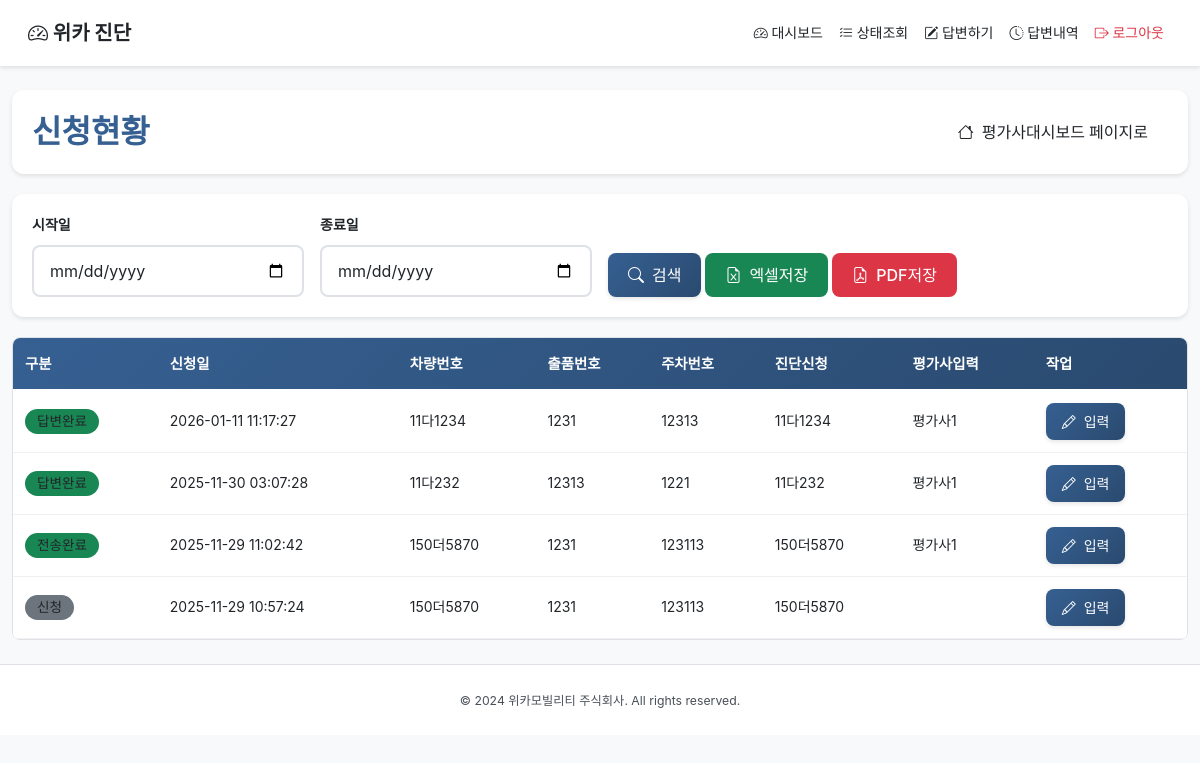
The app's page /evaluator/status (signed in) with its own data.
### tables this page shows
CREATE TABLE diagnosis_requests (
            id INTEGER PRIMARY KEY AUTOINCREMENT,
            applicant_id INTEGER NOT NULL,
            request_date TEXT NOT NULL DEFAULT (datetime('now', 'localtime')),
            vehicle_number TEXT,
            lot_number TEXT,
            parking_number TEXT,
            status TEXT NOT NULL DEFAULT '신청',
            evaluator_id INTEGER,
            evaluator_name TEXT,
            answer_date TEXT,
            confirmed_at TEXT,
            translated_summary TEXT,
            translated_at TEXT,
            sent_at TEXT,
            fee INTEGER DEFAULT 120000,
            FOREIGN KEY (applicant_id) REFERENCES users(id) ON DELETE CASCADE,
            FOREIGN KEY (evaluator_id) REFERENCES users(id) ON DELETE SET NULL
        );

### app.py (the view)
@app.route("/evaluator/status")
@login_required
@role_required("평가사")
def evaluator_status():
    clause, params = _filter_clause("dr.request_date")
    db = get_db()
    rows = db.execute(
        f"""
        SELECT dr.*, applicant.name AS applicant_name
        FROM diagnosis_requests dr
        JOIN users applicant ON applicant.id = dr.applicant_id
        WHERE 1=1 {clause}
        ORDER BY dr.request_date DESC
        """,
        params,
    ).fetchall()
    evaluators = db.execute(
        "SELECT * FROM users WHERE user_type = '평가사' AND approved = 1"
    ).fetchall()
    start_date = request.args.get("start_date", "")
    end_date = request.args.get("end_date", "")
    return render_template(
        "evaluator/status.html",
        requests=rows,
        evaluators=evaluators,
        start_date=start_date,
        end_date=end_date,
    )

### app.py (called while the page is built)
def get_db() -> sqlite3.Connection:
    if "db" not in g:
        conn = sqlite3.connect(DB_PATH)
        conn.row_factory = sqlite3.Row
        g.db = conn
    return g.db

def login_required(func):
    from functools import wraps
    @wraps(func)
    def wrapper(*args, **kwargs):
        if "user_id" not in session:
            return redirect(url_for("login"))
        return func(*args, **kwargs)
    return wrapper

def role_required(*roles):
    from functools import wraps
    def decorator(func):
        @wraps(func)
        def wrapper(*args, **kwargs):
            if "user_type" not in session or session["user_type"] not in roles:
                abort(403)
            return func(*args, **kwargs)
        return wrapper
    return decorator

def _filter_clause(date_field: str = "request_date") -> Tuple[str, List[Any]]:
    start_date = request.args.get("start_date")
    end_date = request.args.get("end_date")
    clauses = []
    params: List[Any] = []
    if start_date:
        clauses.append(f"date({date_field}) >= date(?)")
        params.append(start_date)
    if end_date:
        clauses.append(f"date({date_field}) <= date(?)")
        params.append(end_date)
    clause = ""
    if clauses:
        clause = " AND " + " AND ".join(clauses)
    return clause, params

### templates/evaluator/status.html (shortened to what this page needs)
{% extends "base.html" %}
{% block content %}
<div class="container-fluid py-4">
    <div class="page-header">
        <div class="d-flex justify-content-between align-items-center">
            <h2> 신청현황</h2>
            <a href="{{ url_for('evaluator_dashboard') }}" class="btn btn-outline-secondary">
                <i class="bi bi-house"></i> 평가사대시보드 페이지로
            </a>
        </div>
    </div>
    <div class="filter-section">
        <form method="GET" class="row g-3 align-items-end">
            <div class="col-md-3">
                <label class="form-label">시작일</label>
                <input type="date" class="form-control" name="start_date" value="{{ start_date }}">
            </div>
            <div class="col-md-3">
                <label class="form-label">종료일</label>
                <input type="date" class="form-control" name="end_date" value="{{ end_date }}">
            </div>
            <div class="col-md-6">
                <button type="submit" class="btn btn-primary">
                    <i class="bi bi-search"></i> 검색
                </button>
                <a href="{{ url_for('evaluator_response_export', fmt='xlsx', start_date=start_date, end_date=end_date) }}" class="btn btn-success">
                    <i class="bi bi-file-earmark-excel"></i> 엑셀저장
                </a>
                <a href="{{ url_for('evaluator_response_export', fmt='pdf', start_date=start_date, end_date=end_date) }}" class="btn btn-danger">
                    <i class="bi bi-file-earmark-pdf"></i> PDF저장
                </a>
            </div>
        </form>
    </div>
    <div class="table-wrapper">
        <table class="table table-hover">
            <thead class="table-fixed-header">
                <tr>
                    <th>구분</th>
                    <th>신청일</th>
                    <th>차량번호</th>
                    <th>출품번호</th>
                    <th>주차번호</th>
                    <th>진단신청</th>
                    <th>평가사입력</th>
                    <th>작업</th>
                </tr>
            </thead>
            <tbody>
                {% for req in requests %}
                <tr>
                    <td>
                        <span class="badge bg-{% if req.status == '신청' %}secondary{% elif req.status == '평가사배정' %}warning{% else %}success{% endif %}">
                            {{ req.status }}
                        </span>
                    </td>
                    <td>{{ req.request_date }}</td>
                    <td>{{ req.vehicle_number or '' }}</td>
                    <td>{{ req.lot_number or '' }}</td>
                    <td>{{ req.parking_number or '' }}</td>
                    <td class="text-summary">{{ req.vehicle_number or '' }}</td>
                    <td>{{ req.evaluator_name or '' }}</td>
                    <td>
                        <button class="btn btn-sm btn-primary input-btn" data-id="{{ req.id }}" data-evaluator="{{ req.evaluator_name or '' }}">
                            <i class="bi bi-pencil"></i> 입력
                        </button>
                    </td>
                </tr>
                {% endfor %}
            </tbody>
        </table>
    </div>
</div>
{% endblock %}

### static/css/style.css (style rules this page uses)
:root { --primary-color: #366092; --primary-dark: #2a4a6f; --primary-light: #4a7ab8; --secondary-color: #6c757d; --success-color: #28a745; --danger-color: #dc3545; --warning-color: #ffc107; --info-color: #17a2b8; --light-bg: #f8f9fa; --dark-bg: #1a1a1a; --border-color: #dee2e6; --text-primary: #212529; --text-secondary: #495057; --text-muted: #6c757d; --text-white: #ffffff; --shadow-sm: 0 2px 4px rgba(0,0,0,0.1); --shadow-md: 0 4px 12px rgba(0,0,0,0.15); --shadow-lg: 0 8px 24px rgba(0,0,0,0.2); --border-radius: 12px; --border-radius-sm: 8px; --transition: all 0.3s cubic-bezier(0.4, 0, 0.2, 1); }
* { -webkit-tap-highlight-color: transparent; }
body { font-family: 'Noto Sans KR', -apple-system, BlinkMacSystemFont, 'Segoe UI', Roboto, 'Helvetica Neue', Arial, sans-serif; background-color: var(--light-bg); color: var(--text-primary) !important; line-height: 1.6; -webkit-font-smoothing: antialiased; -moz-osx-font-smoothing: grayscale; overflow-x: hidden; font-size: 14px; }
p, span, div, td, th, label, input, select, textarea, a:not(.btn) { color: var(--text-primary) !important; }
.table-wrapper { position: relative; overflow-x: auto; border: 1px solid var(--border-color); border-radius: var(--border-radius-sm); background: white; }
.table-fixed-header { position: sticky; top: 0; z-index: 10; background: linear-gradient(135deg, var(--primary-color) 0%, var(--primary-dark) 100%); }
.table-fixed-header th { background: transparent !important; color: var(--text-white) !important; font-weight: 600; padding: 14px 12px; white-space: nowrap; border-bottom: 2px solid rgba(255,255,255,0.3); font-size: 0.9rem; }
.table { margin-bottom: 0; width: 100%; min-width: 800px; background: white; }
.table td { padding: 12px; vertical-align: middle; white-space: nowrap; border-bottom: 1px solid #f0f0f0; color: var(--text-primary) !important; background: white; }
.table tbody tr { transition: var(--transition); background: white; }
.btn { border-radius: var(--border-radius-sm); font-weight: 500; padding: 10px 20px; transition: var(--transition); border: none; cursor: pointer; display: inline-flex; align-items: center; justify-content: center; gap: 8px; min-height: 44px; min-width: 44px; position: relative; overflow: hidden; }
.btn::before { content: ''; position: absolute; top: 50%; left: 50%; width: 0; height: 0; border-radius: 50%; background: rgba(255, 255, 255, 0.3); transform: translate(-50%, -50%); transition: width 0.6s, height 0.6s; }
.btn-primary { background: linear-gradient(135deg, var(--primary-color) 0%, var(--primary-dark) 100%); color: var(--text-white) !important; box-shadow: var(--shadow-sm); }
.btn-success { color: var(--text-white) !important; }
.btn-danger { color: var(--text-white) !important; }
.btn-sm { padding: 8px 16px; font-size: 0.875rem; min-height: 36px; min-width: 36px; }
.form-control, .form-select { border-radius: var(--border-radius-sm); border: 2px solid var(--border-color); padding: 12px 16px; font-size: 16px; transition: var(--transition); background: white !important; color: var(--text-primary) !important; }
.form-control::placeholder { color: var(--text-muted) !important; opacity: 0.7; }
.form-label { font-weight: 600; margin-bottom: 8px; color: var(--text-primary) !important; }
.page-header { background: white; padding: 20px; border-radius: var(--border-radius); margin-bottom: 20px; box-shadow: var(--shadow-sm); }
.page-header h2 { margin: 0; color: var(--primary-color) !important; font-weight: 700; }
.page-header * { color: var(--text-primary) !important; }
.filter-section { background: white; padding: 20px; border-radius: var(--border-radius); margin-bottom: 20px; box-shadow: var(--shadow-sm); }
.filter-section label { color: var(--text-primary) !important; font-weight: 600; }
.badge { padding: 6px 12px; border-radius: 20px; font-weight: 500; font-size: 0.85rem; }
.text-summary { max-width: 200px; overflow: hidden; text-overflow: ellipsis; white-space: nowrap; color: var(--text-primary) !important; }
.container-fluid, .container { color: var(--text-primary) !important; }

### records on screen
diagnosis_requests: status "답변완료", request_date "2026-01-11 11:17:27", vehicle_number "11다1234", lot_number "1231", parking_number "12313", evaluator_name "평가사1"
diagnosis_requests: status "답변완료", request_date "2025-11-30 03:07:28", vehicle_number "11다232", lot_number "12313", parking_number "1221", evaluator_name "평가사1"
diagnosis_requests: status "전송완료", request_date "2025-11-29 11:02:42", vehicle_number "150더5870", lot_number "1231", parking_number "123113", evaluator_name "평가사1"
diagnosis_requests: status "신청", request_date "2025-11-29 10:57:24", vehicle_number "150더5870", lot_number "1231", parking_number "123113"
